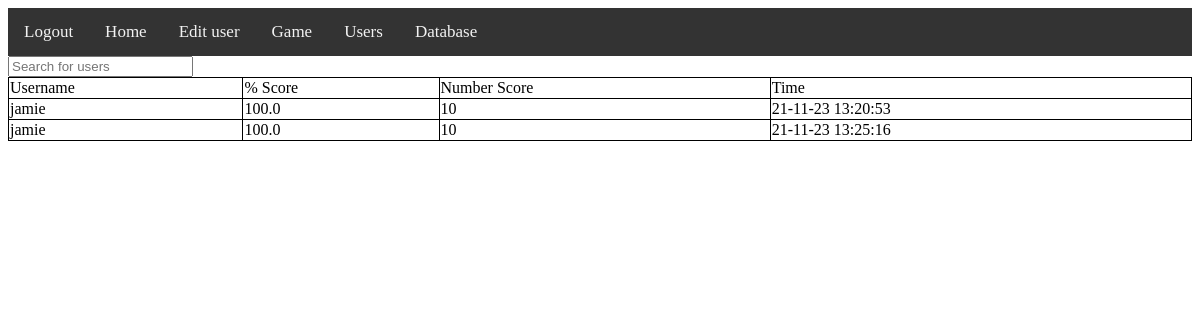
Page /game/maths_quiz/scores on the earlier database version.
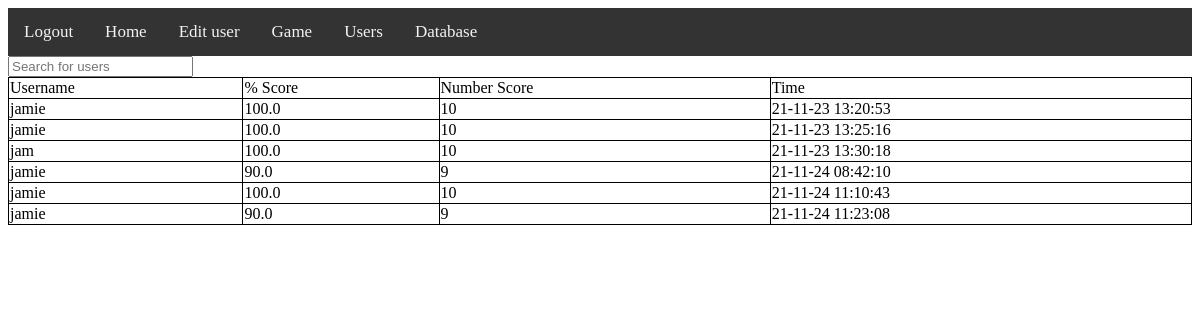
Same page on the later database version.
### tables this page shows
CREATE TABLE maths_quiz (username characters(100),percentage characters(100),score characters(100),time characters(100));

### challenges/maths_quiz.py (the view)
@maths_quiz_bp.route("/scores")
def maths_quiz_scores():
    return render_template("challenges/maths_quiz/scores.html", users=maths_quiz_db.read())

### database_mod.py (called while the page is built)
    def read(self):
        self.c.execute(f"SELECT * FROM {self.table}")
        self.conn.commit()
        self.lines = self.c.fetchall()
        return self.lines

### challenges/templates/challenges/maths_quiz/scores.html (shortened to what this page needs)
{% extends "base.html" %}
{% block content %}
<input type="text" onkeyup="table_search()" id="search_box" placeholder="Search for users">
<table id="sort_table_id">
<tr>
    <td onclick="sort_alph(0)">Username</td>
    <td onclick="sort_num(1)">% Score</td>
    <td onclick="sort_num(2)">Number Score</td>
    <td onclick="sort_alph(3)">Time</td>
</tr>
{% for user in users %}
<tr>
    {% for item in user%}
    <td>{{item}}</td>
    {% endfor %}
</tr>
{% endfor %}
</table>
{% endblock %}

### templates/base.html (shortened to what this page needs)
<!doctype html>
<html>
<head>
<link rel="stylesheet" href="{{ url_for('static',filename='styles/base.css') }}">
</head>
<body>
    <div class="topnav">
        <a href="/logout">Logout</a>
        <a href="/">Home</a>
        <a href="/user/">Edit user</a>
        <a href="/game/">Game</a>
        <a href="/users/">Users</a>
        <a href="/database/">Database</a>
    </div>
    {% block content %}{% endblock %}
</body>
</html>

### static/styles/base.css (style rules this page uses)
.topnav { background-color: #333; overflow: hidden; }
.topnav { overflow: hidden; background-color: #333; }
.topnav a { float: left; color: #f2f2f2; text-align: center; padding: 14px 16px; text-decoration: none; font-size: 17px; }
table, td, th { border: 1px solid black; }
table { width: 100%; border-collapse: collapse; }

Differences in the rows shown:
added maths_quiz: username "jam", percentage "100.0", score "10", time "21-11-23 13:30:18"
added maths_quiz: username "jamie", percentage "90.0", user "9", time "21-11-24 08:42:10"
added maths_quiz: username "jamie", percentage "100.0", score "10", time "21-11-24 11:10:43"
added maths_quiz: username "jamie", percentage "90.0", user "9", time "21-11-24 11:23:08"
